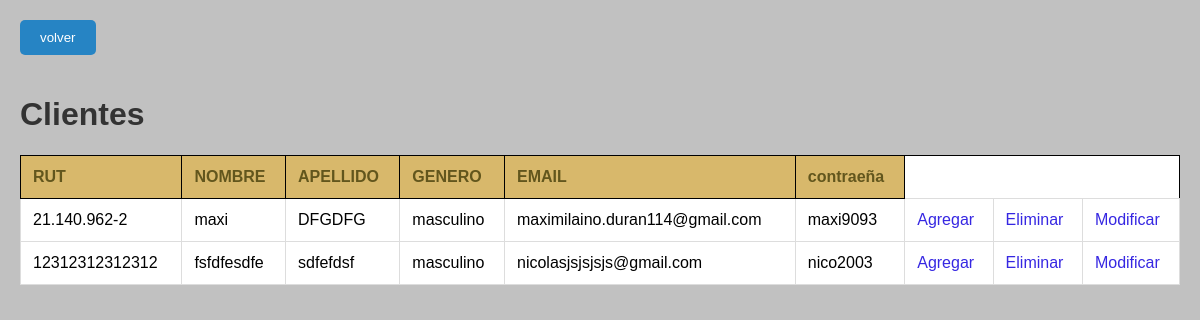
Before: /administrador/crud with the older database file.
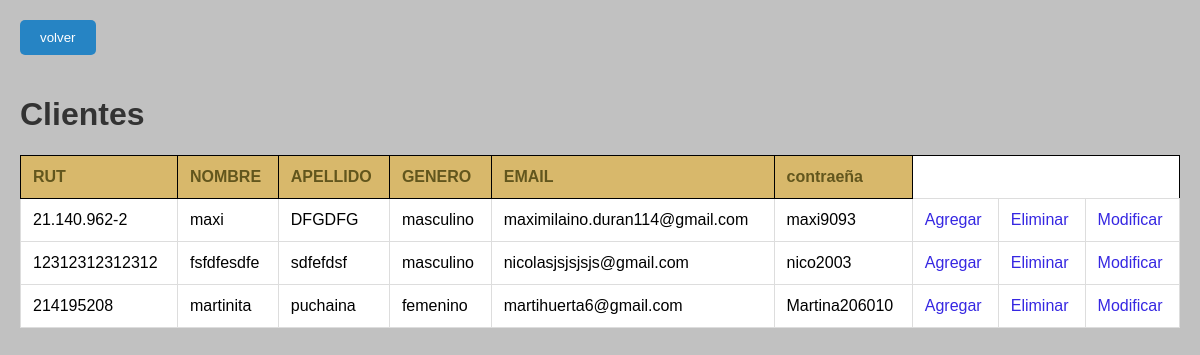
After: the same page with the newer database file.
### cliente/models.py (models this page shows, shortened)
class Cliente(models.Model):
    rut = models.CharField(primary_key=True, max_length=10)
    nombre = models.CharField(max_length=20)
    apellido_paterno = models.CharField(max_length=20)
    id_genero = models.ForeignKey('Genero',on_delete=models.CASCADE, db_column='idGenero')
    email = models.EmailField(unique=True, max_length=100, blank=True, null=True)
    contraseña=models.CharField(max_length=10, null=False)

class Genero(models.Model):
    idgenero = models.CharField(primary_key=True,max_length=10)
    genero = models.CharField(max_length=20, blank=False, null=False)
    def __str__(self):
        return str(self.genero)

### administrador/views.py (the view)
# urls.py: path('crud',views.crud, name='crud'),
def crud(request):
    clientes=Cliente.objects.all()
    context={'clientes':clientes}
    return render(request, 'administrador/crud.html', context)

### administrador/templates/administrador/crud.html (shortened to what this page needs)
<!DOCTYPE html>
<html lang="en">
<head>
    {% load static %}
    <link rel="stylesheet" href="{% static  'css/juegos.css'%}">
</head>
<body>
  <button><a href="{% url 'admin' %}"> volver</a></button>
    <h1>Clientes</h1>
<table style="border: 1px solid black;">
    {% if clientes %}
    <th style="border: 1px solid black;">RUT</th>
    <th style="border: 1px solid black;">NOMBRE</th>
    <th style="border: 1px solid black;">APELLIDO</th>
    <th style="border: 1px solid black;">GENERO</th>
    <th style="border: 1px solid black;">EMAIL</th>
    <th style="border: 1px solid black;">contraeña</th>
    {% for cliente in clientes %}
  <tr>
    <td id="rut">{{cliente.rut}}</td>
    <td id="nombre">{{cliente.nombre}}
    <td id="apellido">{{cliente.apellido_paterno}}
    <td id="genero">{{cliente.id_genero}}
    <td id="email">{{cliente.email}}
      <td id="contraseña">{{cliente.contraseña}} </td>
      <td> <a href="{% url 'crearc' %}">Agregar</a></td>
    <td><a href="{% url 'clientes_del' pk=cliente.rut %}">Eliminar</a></td>
    <td> <a id="btn" href="{% url 'clientes_edit' pk=cliente.rut %}">Modificar</a></td>
  </tr>
    {% endfor %}
{% endif %}
</body>
</html>

### administrador/static/css/juegos.css (style rules this page uses)
body { font-family: Arial, sans-serif; background-color: #c1c1c1; margin: 0; padding: 20px; }
button a { text-decoration: none; color: rgb(255, 255, 255); }
button { background-color: #2684c4; color: white; border: none; padding: 10px 20px; cursor: pointer; border-radius: 5px; margin-bottom: 20px; }
h1 { color: #333; }
table { width: 100%; border-collapse: collapse; margin-bottom: 20px; background-color: white; }
th, td { padding: 12px; text-align: left; border: 1px solid #ddd; }
th { background-color: #d8b86b; color: #62561d; }
a { color: #3627e2; text-decoration: none; }

Changed rows visible on the page:
added Cliente: rut "214195208", nombre "martinita", apellido_paterno "puchaina", id_genero "femenino", email "martihuerta6@gmail.com", contraseña "Martina206010"
